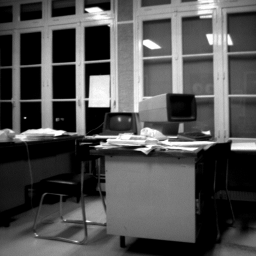
%> input picture Donnees/office.png, 256 x 256 px
$ octave mainCannyDericheConvolutions.m   (GNU Octave 9; MATLAB toolbox functions it lacks are replaced by stand-ins)
%> lines starting %> are read from the running program, lines starting %| are printed output that depends on the picture
### Code/Matlab/gridSurf.m
function []=gridSurf(h, nbLignesx, nbLignesy)

    set(h,'LineStyle','none')
    x=get(h,'XData');
    y=get(h,'YData');
    z=get(h,'ZData');
    xlabel('x')
    ylabel('y')
    zlabel('z')

    % Tracage des lignes
    xnblignes = nbLignesx;
    ynblignes = nbLignesy;
    xpas = round(length(x)/xnblignes);
    ypas = round(length(y)/ynblignes);

    for i = 1:ypas:length(y)
        Y1 = y(i)*ones(size(x));
        Z1 = z(i,:);
        plot3(x,Y1,Z1,'-k');
    end

    for i = 1:xpas:length(x)
        X2 = x(i)*ones(size(y));
        Z2 = z(:,i);
        plot3(X2,y,Z2,'-k');
    end
end

### Code/Matlab/suppnonmaxima.m
function normeGradient = suppnonmaxima(normeGradient, arg)
    [n,p]=size(normeGradient);
    masque = boolean(zeros(n,p));

    arg(arg<0)=arg(arg<0)+180;
    arg((arg>=0 & arg<22.5) | (arg>=157.5 & arg<=180))=1;
    arg(arg>=22.5 & arg<67.5)=2;
    arg(arg>=67.5 & arg<112.5)=3;
    arg(arg>=112.5 & arg<157.5)=4;

    for i = 2:(n-1)
        for j = 2:(p-1)
            switch arg(i,j)
                case 1 % [0; 22.5[ ou [157.5; 180] degres
                    masque(i,j) = (normeGradient(i,j)>=max(normeGradient(i,j+1),normeGradient(i,j-1)));
                case 2 % [22.5; 67.5[ degres
                    masque(i,j) = (normeGradient(i,j)>=max(normeGradient(i-1,j+1),normeGradient(i+1,j-1)));
                case 3 % [67.5; 112.5[ degres
                    masque(i,j) = (normeGradient(i,j)>=max(normeGradient(i-1,j),normeGradient(i+1,j)));
                case 4 % [112.5; 157.5[ degres
                    masque(i,j) = (normeGradient(i,j)>=max(normeGradient(i-1,j-1),normeGradient(i+1,j+1)));
            end
        end
    end

    normeGradient(~masque) = 0;
end

### Code/Matlab/coefficientsDeriche.m
function [c,k,c1,c2,b1,b2,a,a0,a1,a2,a3]=coefficientsDeriche(alpha, omega)

    c=(1-2*exp(-alpha)*cos(omega)+exp(-2*alpha))/(exp(-alpha)*sin(omega));
    k=((1-2*exp(-alpha)*cos(omega)+exp(-2*alpha))*(alpha^2+omega^2))/(2*alpha*exp(-alpha)*sin(omega)+omega-omega*exp(-2*alpha));

    c1=(k*alpha)/(alpha^2+omega^2);
    c2=(k*omega)/(alpha^2+omega^2);

    b1=-2*exp(-alpha)*cos(omega);
    b2=exp(-2*alpha);

    a=-c*exp(-alpha)*sin(omega);
    a0=c2;
    a1=(-c2*cos(omega)+c1*sin(omega))*exp(-alpha);
    a2=a1-c2*b1;
    a3=-c2*b2;
end

### Code/Matlab/mainCannyDericheConvolutions.m
%%
clc
close all
clear

path=which('mainCannyDericheConvolutions.m');
path=[path(1:(end-length('Code/Matlab/mainCannyDericheConvolutions.m')))];
addpath([path 'Donnees'])

%% Image originale

nomImage='office.png';
image=imread(nomImage);
%> image is the input picture: size 256x256x3 uint8; min 0, max 254, mean 80.8
[n,p,z] = size(image);
%> n = 256; p = 256; z = 3
disp(['Dimensions image : n=', num2str(n), ' p=', num2str(p), ' z=', num2str(z)])
%| Dimensions image : n=256 p=256 z=3

if z>1
    image=rgb2gray(image);
%> image: size 256x256 uint8
end

image=double(image);
%> image: size 256x256 double

figure(1)
subplot(3,3,1)
imagesc(image)
title('Image Originale')

%% Choix des parametres (a modifier en fonction de l'image)

% parametres choisis page 179 de l'article pour l'image office.png
alpha = 1;
omega = 0.0001;

%% Les coefficients du filtre

[c,k,c1,c2,b1,b2,a,a0,a1,a2,a3]=coefficientsDeriche(alpha, omega);

%% f(x), h(x), X(x,y), Y(x,y)

indice=0;
f=zeros(length(-8:0.1:8),1);
for i=-8:0.1:8
    indice=indice+1;
    f(indice)=-c*exp(-alpha*abs(i))*sin(omega*i);
end

indice=0;
h=zeros(length(-8:0.1:8),1);
for j=-8:0.1:8
    indice=indice+1;
    h(indice)=(c1*sin(omega*abs(j))+c2*cos(omega*abs(j)))*exp(-alpha*abs(j));
end

figure(2)
hold on
subplot(2,1,1)
plot(-8:0.1:8, f)
ylim([-0.5, 0.5])
grid on
title(['Reponse impulsionnelle f(x), \alpha=', num2str(alpha), ', \omega=', num2str(omega)])

subplot(2,1,2)
plot(-8:0.1:8, h)
ylim([-0.05, 0.3])
grid on
title(['Reponse impulsionnelle h(x), \alpha=', num2str(alpha), ', \omega=', num2str(omega)])
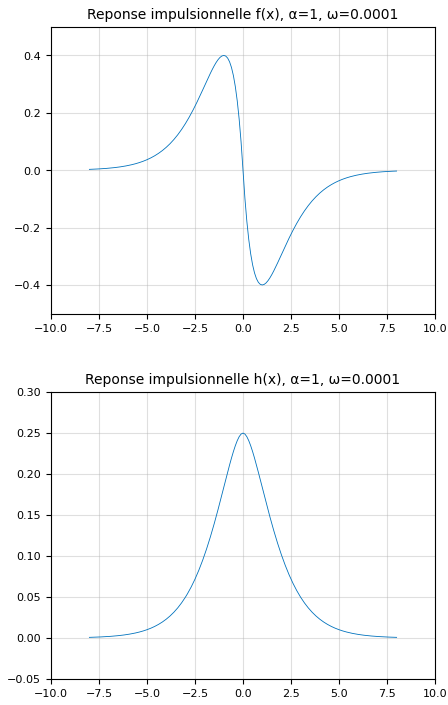
%> figure redrawn from the program's plot data, 2 panels; panel 1: curve peaks at x = -1, y = 0.4; panel 2: curve peaks at x = 0, y = 0.25

ligne=0;
f=zeros(length(-8:0.1:8),length(-8:0.1:8));
X=zeros(length(-8:0.1:8),length(-8:0.1:8));
Y=zeros(length(-8:0.1:8),length(-8:0.1:8));
for i=-8:0.1:8
    ligne=ligne+1;
    colonne=0;
    for j=-8:0.1:8
        colonne=colonne+1;
        f(ligne,colonne)=-((c*k)/(alpha^2+omega^2))*exp(-alpha*(abs(i)+abs(j)))*(sin(omega*i)*(alpha*sin(omega*abs(j))+omega*cos(omega*abs(j)))+sin(omega*j)*(alpha*sin(omega*abs(i))+omega*cos(omega*abs(i))));
        X(ligne,colonne)=((-c*exp(-alpha*abs(i))*sin(omega*i))*(k*(alpha*sin(omega*abs(j))+omega*cos(omega*abs(j)))*exp(-alpha*abs(j))))/(alpha^2+omega^2);
        Y(ligne,colonne)=((k*(alpha*sin(omega*abs(i))+omega*cos(omega*abs(i)))*exp(-alpha*abs(i)))*(-c*exp(-alpha*abs(j))*sin(omega*j)))/(alpha^2+omega^2);
    end
end

figure(3)
hold on
subplot(2,2,1)
h=surf(f);
hold on
gridSurf(h, 30, 30);
title(['Reponse impulsionnelle f(x,y), \alpha=', num2str(alpha), ', \omega=', num2str(omega)])
hold off
hold off

subplot(2,2,2)
h=surf(X);
hold on
gridSurf(h, 30, 30);
title(['Masque X, \alpha=', num2str(alpha), ', \omega=', num2str(omega)])
hold off

subplot(2,2,3)
h=surf(Y);
hold on
gridSurf(h, 30, 30);
title(['Masque Y, \alpha=', num2str(alpha), ', \omega=', num2str(omega)])
hold off

subplot(2,2,4)
h=surf(X+Y);
hold on
gridSurf(h, 30, 30);
title(['X+Y, \alpha=', num2str(alpha), ', \omega=', num2str(omega)])
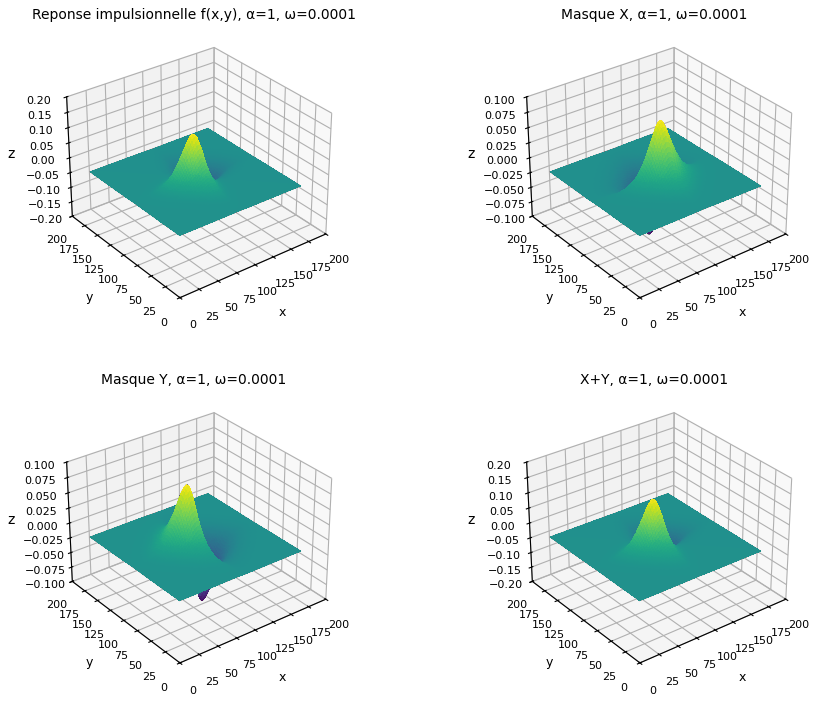
%> figure redrawn from the program's plot data, 4 panels
hold off

%% Reponse impulsionnelle f(n)

indice=0;
f=zeros(1,length(-n*p:n*p));
for i=-n*p:n*p
    indice=indice+1;
    f(indice)=-c*exp(-alpha*abs(i))*sin(omega)*i;
end
%> after the loop, indice = 131073

%% Reponse impulsionnelle h(n)

indice=0;
h=zeros(length(-n*p:n*p),1);
for j=-n*p:n*p
    indice=indice+1;
    h(indice)=(c1*sin(omega*abs(j))+c2*cos(omega*abs(j)))*exp(-alpha*abs(j));
end
%> after the loop, indice = 131073

%% Gradient X et Lissage

figure(1)
hold on
tic;
temp=filter2(f, image); % convolution horizontale f et image (donne gradient X)
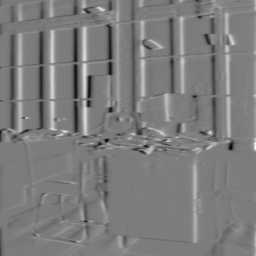
%> temp: size 256x256 double; min -239.2, max 249, mean -0.2; drawn with min black and max white
gradientX=filter2(h, temp); % lissage vertical (gradient X lisse)
temp_filtreDericheConvolutions=toc % 0.0245 s
subplot(3,3,2)
imagesc(gradientX);
title('Gradient X')

%% Gradient Y et Lissage

temp=filter2(f, image'); % convolution verticale f et image (donne gradient Y transpose)
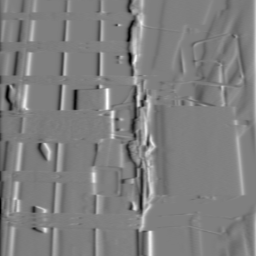
%> temp: size 256x256 double; min -241.7, max 242.3, mean 0.1; drawn with min black and max white
gradientY=filter2(h, temp)'; % lissage horizontal (gradient Y lisse)
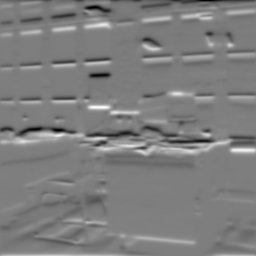
%> gradientY: size 256x256 double; min -233.6, max 238.4, mean 0.1; drawn with min black and max white
subplot(3,3,3)
imagesc(gradientY);
title('Gradient Y')

%% Norme du gradient (magnitude)

normeGradient=sqrt(gradientX.^2+gradientY.^2);
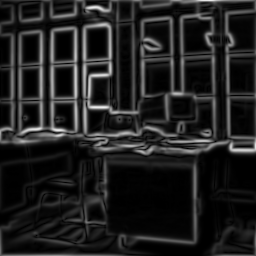
%> normeGradient: size 256x256 double; min 0.000183, max 238.4, mean 32.8

subplot(3,3,4)
imagesc(normeGradient)
title('Norme du gradient')

%% Direction du gradient

directionGradient=atan2d(gradientY,gradientX); % en degre
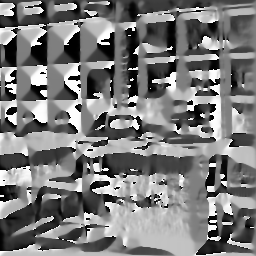
%> directionGradient: size 256x256 double; min -180, max 180, mean -6.2; drawn with min black and max white
% atand(s./r) dans l'article

subplot(3,3,5)
imagesc(directionGradient)
title('Direction du gradient')

%% Suppression des non-maxima locaux

res_suppnonmaxima=suppnonmaxima(normeGradient, directionGradient);
%> the run ends on the next line
